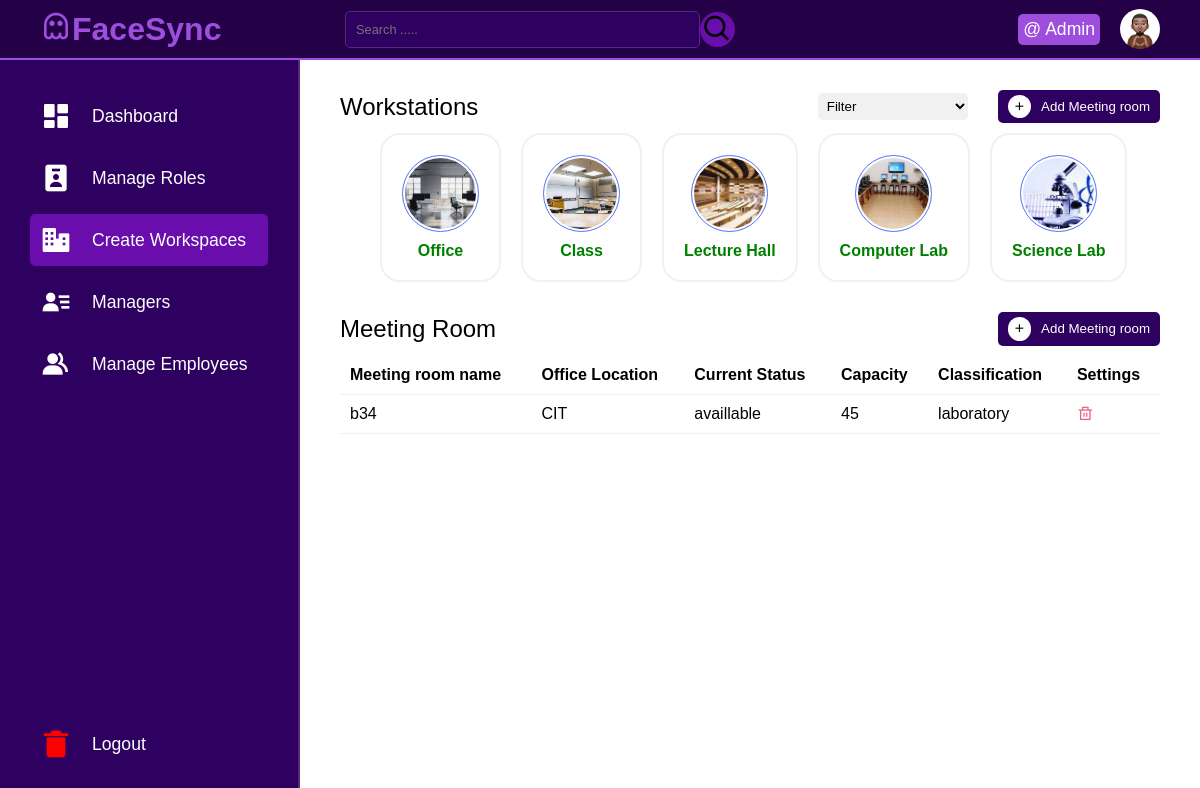
Screenshot of /create-workspace (signed in) with the database file from the repository.
### tables this page shows
CREATE TABLE `tblvenue` (
  `Id` int(10) NOT NULL,
  `className` varchar(50) NOT NULL,
  `facultyCode` varchar(50) NOT NULL,
  `currentStatus` varchar(50) NOT NULL,
  `capacity` int(10) NOT NULL,
  `classification` varchar(50) NOT NULL,
  `dateCreated` date NOT NULL
);

### resources/pages/administrator/create-workspace.php (the view, shortened to what this page needs)
<!DOCTYPE html>
<html lang="en">
<head>
    <link rel="stylesheet" href="resources/assets/css/admin_styles.css">
    <link rel="stylesheet" href="resources/assets/css/styles.css">
    <link href="https://cdnjs.cloudflare.com/ajax/libs/remixicon/4.2.0/remixicon.css" rel="stylesheet">
    <link rel="stylesheet" href="https://unpkg.com/boxicons@2.1.4/css/boxicons.min.css">
</head>
<body>
    <?php include 'includes/topbar.php' ?>
    <section class="main">
        <?php include 'includes/sidebar.php'; ?>
        <div class="main--content">
            <div class="rooms">
                <div class="title">
                    <h2 class="section--title">Workstations</h2>
                    <div class="rooms--right--btns">
                        <select name="date" id="date" class="dropdown room--filter">
                            <option>Filter</option>
                        </select>
                        <button id="addClass1" class="add show-form"><i class='bx bx-plus'></i>Add Meeting
                            room</button>
                    </div>
                </div>
                <div class="rooms--cards">
                    <a href="#" class="room--card">
                        <div class="img--box--cover">
                            <div class="img--box">
                                <img src="resources/images/office image.jpeg" alt="">
                            </div>
                        </div>
                        <p class="free">Office</p>
                    </a>
                    <a href="#" class="room--card">
                        <div class="img--box--cover">
                            <div class="img--box">
                                <img src="resources/images/class.jpeg" alt="">
                            </div>
                        </div>
                        <p class="free">Class</p>
                    </a>
                    <a href="#" class="room--card">
                        <div class="img--box--cover">
                            <div class="img--box">
                                <img src="resources/images/lecture hall.jpeg" alt="">
                            </div>
                        </div>
                        <p class="free">Lecture Hall</p>
                    </a>
                    <a href="#" class="room--card">
                        <div class="img--box--cover">
                            <div class="img--box">
                                <img src="resources/images/computer lab.jpeg" alt="">
                            </div>
                        </div>
                        <p class="free">Computer Lab</p>
                    </a>
                    <a href="#" class="room--card">
                        <div class="img--box--cover">
                            <div class="img--box">
                                <img src="resources/images/laboratory.jpeg" alt="">
                            </div>
                        </div>
                        <p class="free">Science Lab</p>
                    </a>
                </div>
            </div>
            <div class="table-container">
                <div class="title" id="addClass2">
                    <h2 class="section--title">Meeting Room</h2>
                    <button class="add show-form"><i class='bx bx-plus'></i>Add Meeting room</button>
                </div>
                <div class="table">
                    <table>
                        <thead>
                            <tr>
                                <th>Meeting room name</th>
                                <th>Office Location</th>
                                <th>Current Status</th>
                                <th>Capacity</th>
                                <th>Classification</th>
                                <th>Settings</th>
                            </tr>
                        </thead>
                        <tbody>
                            <?php
                            $sql = "SELECT * FROM tblvenue";
                            $stmt = $pdo->query($sql);
                            $result = $stmt->fetchAll(PDO::FETCH_ASSOC);
                            if ($result) {
                                foreach ($result as $row)
                                    echo "<tr id='rowvenue{$row["Id"]}'>";
                                echo "<td>" . $row["className"] . "</td>";
                                echo "<td>" . $row["facultyCode"] . "</td>";
                                echo "<td>" . $row["currentStatus"] . "</td>";
                                echo "<td>" . $row["capacity"] . "</td>";
                                echo "<td>" . $row["classification"] . "</td>";
                                echo "<td><span><i class='ri-delete-bin-line delete' data-id='{$row["Id"]}' data-name='venue'></i></span></td>";
                                echo "</tr>";
                            } else {
                                echo "<tr><td colspan='6'>No records found</td></tr>";
                            }
                            ?>
                        </tbody>
                    </table>
                </div>
            </div>
        </div>
    </section>
</body>
</html>

### resources/assets/css/admin_styles.css (style rules this page uses)
* { margin: 0; padding: 0; box-sizing: border-box; font-family: "Nunito", sans-serif; }
body { position: relative; width: 100%; }
.main--content { position: absolute; top: 0; right: 0; height: 100%; width: calc(100% - 300px); padding: 0 40px; transition: .3s; }
.title { display: flex; align-items: center; justify-content: space-between; margin-bottom: 10px; margin-top: 30px; }
.section--title { font-weight: 400; }
.dropdown { outline: none; border: none; background-color: #f1f4f8; border-radius: 5px; width: 150px; padding: 5px; }
.rooms--right--btns { display: flex; align-items: center; gap: 30px; }
.rooms--cards { display: flex; gap: 20px; padding-left: 2.5rem; }
.room--card { padding: 20px; border-radius: 20px; height: auto; transition: .3s; border: 2px solid #f1f1f1; display: flex; flex-direction: column; align-items: center; font-size: .8rem; }
.img--box--cover { border: 1px solid #6A0DAD; padding: 2px; border-radius: 50%; display: inline-block; margin-bottom: 10px; }
.img--box { position: relative; width: 71px; height: 71px; overflow: hidden; border-radius: 50%; }
.free { color: green; font-weight: bold; font-size: 1rem; }
.table-container { margin-bottom: 20px; }
.table { height: 200px; overflow-y: scroll; }
table { width: 100%; text-align: left; border-collapse: collapse; }
tr { border-bottom: 1px solid #f1f1f1; }
td, th { padding-block: 10px; padding: 10px; }
.delete { color: #e86786; }
@media screen and (max-width:1350px) { .cards, .rooms--cards { overflow-x: hidden; } }

### resources/assets/css/styles.css (style rules this page uses)
* { margin: 0; padding: 0; box-sizing: border-box; font-family: "Nunito", sans-serif; }
body { position: relative; width: 100%; }
img { position: absolute; top: 0; left: 0; width: 100%; height: 100%; object-fit: cover; }
.main { position: relative; width: 100%; min-height: calc(100vh - 60px); }
a { text-decoration: none; }
thead { position: sticky; top: 0; background-color: white; padding: 20px; }
.main--content { position: absolute; top: 0; right: 0; height: 100%; width: calc(100% - 300px); padding: 0 40px; transition: .3s; }
.title { display: flex; align-items: center; justify-content: space-between; margin-bottom: 10px; margin-top: 30px; }
.section--title { font-weight: 400; }
.dropdown { outline: none; border: none; background-color: #f1f1f1; border-radius: 5px; width: 150px; padding: 5px; }
.rooms--right--btns { display: flex; align-items: center; gap: 30px; }
.add { display: flex; align-items: center; padding: 5px 10px; outline: none; border: none; background-color: #2E005F; color: #fff; border-radius: 5px; cursor: pointer; transition: .3s; }
.add i { margin-right: 10px; padding: 5px; background-color: #fff; border-radius: 50%; color: #000; }
.rooms--cards { display: flex; gap: 20px; padding-left: 2.5rem; }
.room--card { padding: 20px; border-radius: 20px; height: auto; transition: .3s; border: 2px solid #f1f1f1; display: flex; flex-direction: column; align-items: center; font-size: .8rem; }
.img--box--cover { border: 1px solid #5073fb; padding: 2px; border-radius: 50%; display: inline-block; margin-bottom: 10px; }
.img--box { position: relative; width: 71px; height: 71px; overflow: hidden; border-radius: 50%; }
.free { color: green; font-weight: bold; font-size: 1rem; }
.table-container { margin-bottom: 20px; }
.table { height: 200px; overflow-y: scroll; }
table { width: 100%; text-align: left; border-collapse: collapse; }
tr { border-bottom: 1px solid #f1f1f1; }
td, th { padding-block: 10px; }
.delete { color: #e86786; }
@media screen and (max-width:1350px) { .cards, .rooms--cards { overflow-x: hidden; } }

### rows the page displays
tblvenue: className "b34", facultyCode "CIT", currentStatus "availlable", capacity "45", classification "laboratory"

### other values shown
$logged_in->name "Admin"
